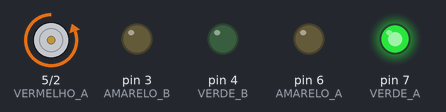
Bench run of a sketch on a simulated Arduino Uno, built with avr-gcc and run on an emulated ATmega328P. On the bench: motor-driver pin pairs drawn as motors (green arrow = first pin HIGH = forward, orange = second pin HIGH = backward, longer = more drive), output pins drawn as LEDs (lit = HIGH).

Above: at 2.5 s.
At 6.5 s:
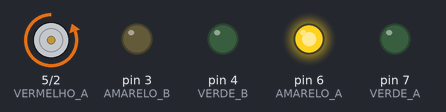
At 10.5 s:
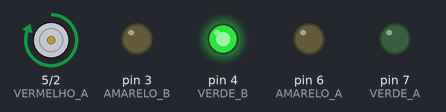
At 14.5 s:
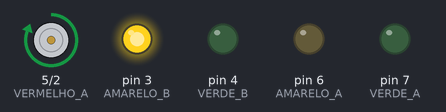
Timing chart, 0 to 20.8 s (numbered marks = the images above):
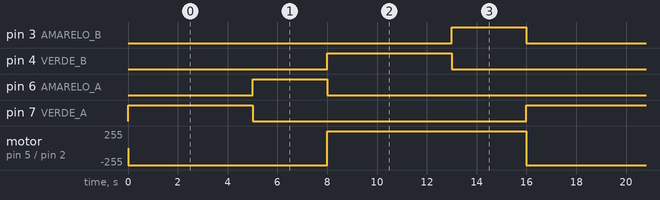

The sketch:

semaforo.ino
```cpp
//Constantes
#define VERDE_A 7
#define AMARELO_A 6
#define VERMELHO_A 5
#define VERDE_B 4
#define AMARELO_B 3
#define VERMELHO_B 2

void setup()
{
  pinMode(VERDE_A, OUTPUT);
  pinMode(AMARELO_A, OUTPUT);
  pinMode(VERMELHO_A, OUTPUT);
  pinMode(VERDE_B, OUTPUT);
  pinMode(AMARELO_B, OUTPUT);
  pinMode(VERMELHO_B, OUTPUT);
}

void loop()
{
  digitalWrite(VERDE_A, HIGH);
  digitalWrite(VERMELHO_B, HIGH);
  delay(5000);

  digitalWrite(VERDE_A, LOW);
  digitalWrite(AMARELO_A, HIGH);
  delay(3000);

  digitalWrite(AMARELO_A, LOW);
  digitalWrite(VERMELHO_A, HIGH);
  digitalWrite(VERMELHO_B, LOW);
  digitalWrite(VERDE_B, HIGH);
  delay(5000);

  digitalWrite(AMARELO_B, HIGH);
  digitalWrite(VERDE_B, LOW);
  delay(3000);

  digitalWrite(AMARELO_B, LOW);
  digitalWrite(VERMELHO_A, LOW);
}
```

Measured:
- by itself, pin 3 (AMARELO_B), pin 6 (AMARELO_A): alternates HIGH for 3.0 s and LOW for 13.0 s
- by itself, pin 4 (VERDE_B), pin 7 (VERDE_A): alternates HIGH for 5.0 s and LOW for 11.0 s
- by itself, motor on pin 5 (VERMELHO_A) / pin 2 (VERMELHO_B): alternates forward 255/255 for 8.0 s and backward 255/255 for 8.0 s
